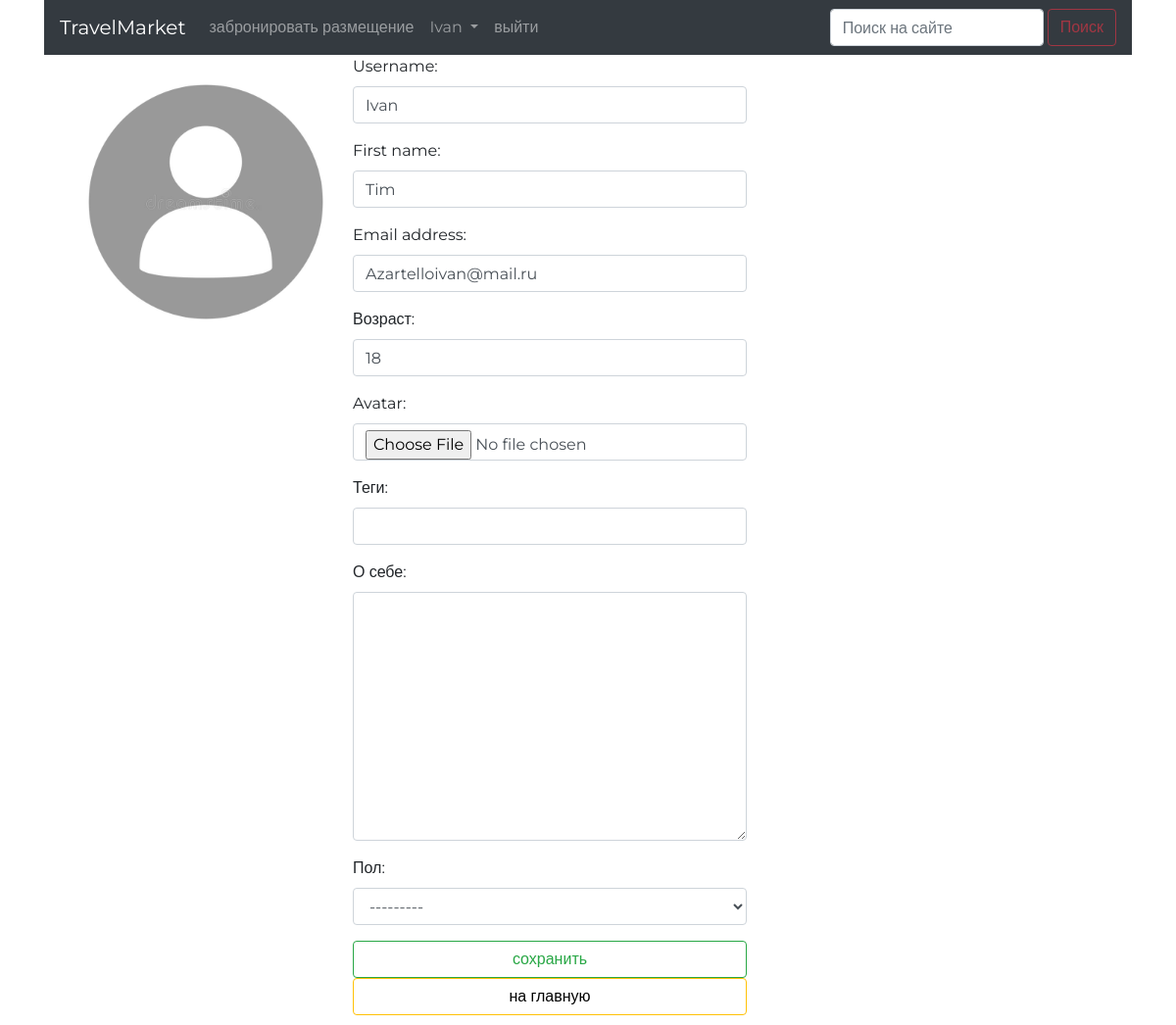
/list_of_accommodations/auth/edit/ (signed in), run on the app's committed database.
### authapp/models.py (models this page shows)
class TravelUser(AbstractUser):
    avatar = models.ImageField(upload_to='users_avatars', blank=True)
    age = models.PositiveIntegerField(verbose_name='возраст', default=18)

### authapp/views.py (the view)
# urls.py: path('edit/', authapp.edit, name='edit'),
@transaction.atomic()
def edit(request):
    title = 'редактирование'
    if request.method == 'POST':
        edit_form = TravelUserEditForm(request.POST,
                                       request.FILES, instance=request.user)
        profile_form = TravelUserProfileEditForm(
            request.POST, instance=request.user.traveluserprofile)
        if edit_form.is_valid() and profile_form.is_valid():
            edit_form.save()
            return HttpResponseRedirect(reverse('auth:edit'))
    else:
        edit_form = TravelUserEditForm(instance=request.user)
        profile_form = TravelUserProfileEditForm(instance=
                                                 request.user.traveluserprofile)
    content = {'title': title,
               'edit_form': edit_form,
               'profile_form': profile_form}
    return render(request, 'authapp/edit.html', content)

### authapp/forms.py (shortened to what this page needs)
class TravelUserEditForm(UserChangeForm):
    class Meta:
        model = TravelUser
        fields = ('username', 'first_name', 'email', 'age', 'avatar',
                  'password')
    def __init__(self, *args, **kwargs):
        super().__init__(*args, **kwargs)
        for field_name, field in self.fields.items():
            field.widget.attrs['class'] = 'form-control'
            field.help_text = ''
            if field_name == 'password':
                field.widget = forms.HiddenInput()

class TravelUserProfileEditForm(forms.ModelForm):
    class Meta:
        model = TravelUserProfile
        fields = ('tagline', 'aboutMe', 'gender')
    def __init__(self, *args, **kwargs):
        super(TravelUserProfileEditForm, self).__init__(*args, **kwargs)
        for field_name, field in self.fields.items():
            field.widget.attrs['class'] = 'form-control'

### authapp/templates/authapp/edit.html (shortened to what this page needs)
{% extends 'authapp/base.html' %}
{% load static %}
{% block content %}
    <div class="container form-group row">
        <div class="user_avatar float-right">
            <img src="/media/{{ user.avatar|default:'users_avatars/default.jpg' }}">
        </div>
        <div>
            <form class="col-lg-offset-4  form-horizontal "
                  action="{% url 'auth:edit' %}" method="post"
                  enctype="multipart/form-data">
                {{ edit_form.as_p }}
                {{ profile_form.as_p }}
                <input class="form-control btn btn-outline-success"
                       type="submit" value="сохранить">
                <button class="btn btn-outline-warning
                form-control col-lg-offset-4 last">
                    <a style="color: black; text-decoration: none"
                       href="{% url 'main' %}" class="">
                        на главную
                    </a>
                </button>
            </form>
        </div>
    </div>
{% endblock %}

### mainapp/templates/mainapp/includes/inc_menu.html (shortened to what this page needs)
<div class="">
<nav class="navbar navbar-expand-lg navbar-dark bg-dark ">
    <div class="collapse navbar-collapse" id="navbarTogglerDemo01">
        <a class="navbar-brand" href="{% url 'main' %}">TravelMarket</a>
        <ul class="navbar-nav mr-auto mt-2 mt-lg-0">
            <li class="nav-item"><a class="nav-link"
                                    href="{% url 'acc:index' %}">
                забронировать размещение</a></li>
            <li class="nav-item dropdown">
                {% if user.is_authenticated %}
                    <a class="nav-link dropdown-toggle"
                       href="" data-toggle="dropdown" aria-haspopup="true"
                       aria-expanded="false">
                        {{ user|default:'пользователь' }}
                    </a>
                    <li class="nav-item">
                        <a class="nav-link"
                           href="{% url 'auth:logout' %}">выйти</a>
                    </li>
                {% else %}
                    <li class="nav-item">
                        <a class="nav-link"
                           href="{% url 'auth:login' %}">войти</a>
                    </li>
                {% endif %}
            </li>
        </ul>
        <form class="form-inline my-2 my-lg-0" >
            <input class="form-control mr-sm-1 " action="{% url 'acc:index' %}"
                   type="search" placeholder="Поиск на сайте" aria-label="Search"
            name="search">
            <button class="btn btn-outline-danger my-2 my-sm-0 disabled"
                    type="submit">Поиск</button>
        </form>
    </div>
</nav>
</div>

### static/css/style.css (style rules this page uses)
* { margin: 0; padding: 0; }
button.last { margin-bottom: 10px; }
body { font-family: 'Montserrat', sans-serif; }
html, body { height: 100%; }
.user_avatar img { width: 300px; border-radius: 25px; }
.container { width: 1366px; margin: 0 auto; min-height: 100%; }

### data on the page
TravelUser: username "Ivan", first_name "Tim", email "Azartelloivan@mail.ru", age "18"
